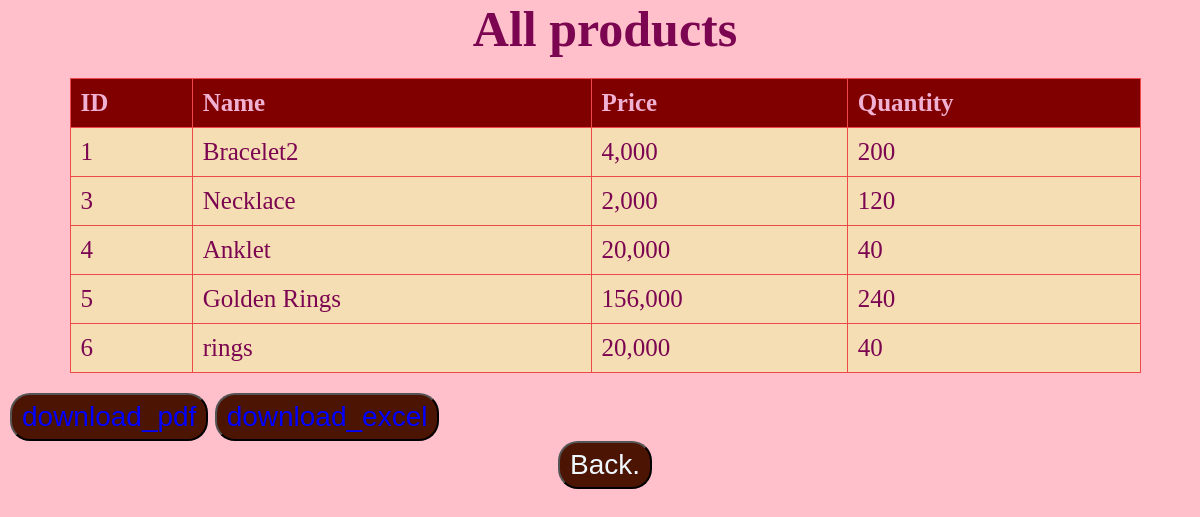
/products, run on an earlier commit of the app's database.
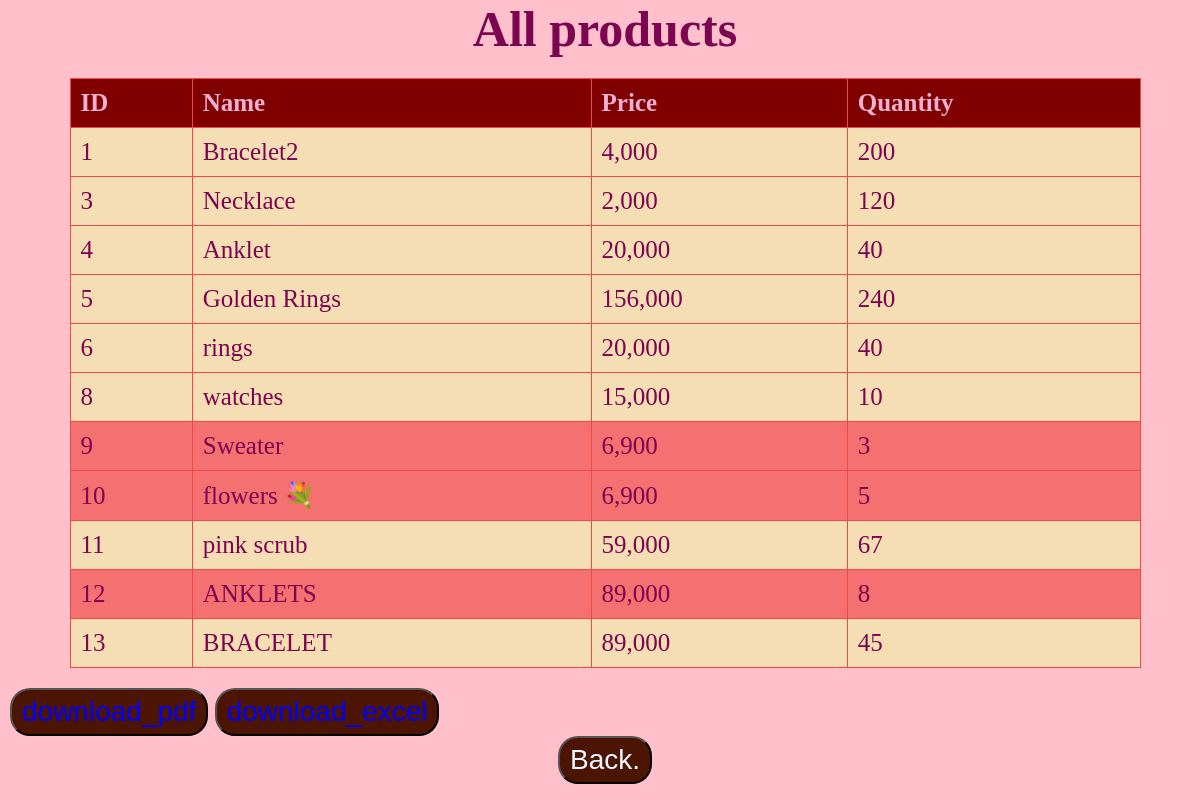
And on a later commit of the database.
### tables this page shows
CREATE TABLE products ( 
id INTEGER PRIMARY KEY AUTOINCREMENT,  
name TEXT NOT NULL, 
price REAL NOT NULL,  
quantity INTEGER NOT NULL);

### app.py (the view)
@app.route("/products", methods=["GET"])
def get_products():
    connection = sqlite3.connect("inventory.db")
    cursor = connection.cursor()
    cursor.execute("SELECT * FROM products")
    products = cursor.fetchall()
    connection.close()
    products_list = []
    for product in products:
        product_data = {
            "id": product[0],
            "name": product[1],
            "price": product[2],
            "quantity": product[3]
        }
        products_list.append(product_data)
    return render_template("products.html",products=products_list)

### Templates/products.html (shortened to what this page needs)
<!DOCTYPE html>
<html>
    <head><title>PRODUCTS</title>
    <link rel="stylesheet" href="{{url_for('static', filename='Style.css')}}">
        </head>
    <body>
        <h1>All products</h1>
    <table><tr><th>ID</th>
        <th>Name</th>
        <th>Price</th>
        <th>Quantity</th></tr>
        {% for p in products %}
        <tr class="{{ 'low' if p.quantity < 10}}">
            <td>{{p.id}}</td>
            <td>{{p.name|trim}}</td>
            <td>{{"{:,.0f}".format(p.price)}}</td>
            <td>{{p.quantity}}</td>
        </tr>
        {%endfor%}
    </table>
<button><a href="download_pdf">download_pdf</a></button>
<button><a href="download_excel">download_excel</a></button>
    <p style="text-align: center;"><a href="/"><button>Back.</button></a></p>
    </body>
</html>

### Static/Style.css (style rules this page uses)
* { padding: 0; margin: 0; box-sizing: border-box; }
body { background: pink; color: rgb(124, 5, 81); font-size: 25px; margin-left: 10px; }
a:link { text-decoration: none; color:blue }
h1 { text-align: center; }
button { border-radius: 20px; padding: 6px 10px; font-size: 28px; color: aliceblue; background-color: rgb(75, 20, 3); }

### Templates/products.html (style rules this page uses)
table { border-collapse: collapse; width: 90%; margin: 20px auto; background: wheat; }
th,td { padding: 10px; border: 1px solid rgb(240, 73, 73); text-align: left; }
th { background: maroon; color: rgb(240, 177, 211); }
tr.low td { background: rgb(245, 112, 112); }

What changed in the data, as far as the page shows it:
added products: id "8", name "watches", price "15,000", quantity "10"
added products: id "9", name "Sweater", price "6,900", quantity "3"
added products: id "10", name "flowers 💐", price "6,900", quantity "5"
added products: id "11", name "pink scrub", price "59,000", quantity "67"
added products: id "12", name "ANKLETS", price "89,000", quantity "8"
added products: id "13", name "BRACELET", price "89,000", quantity "45"
